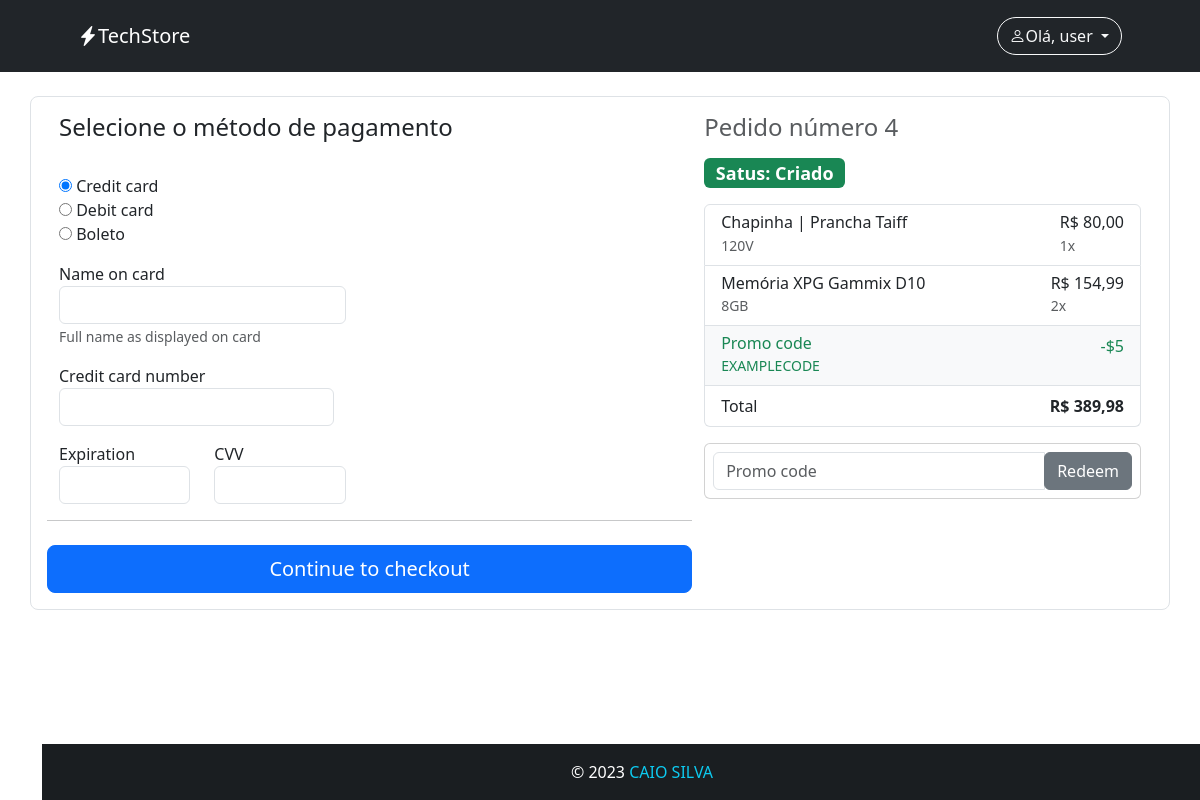
/pagar/4/ (signed in), run on an earlier commit of the app's database.
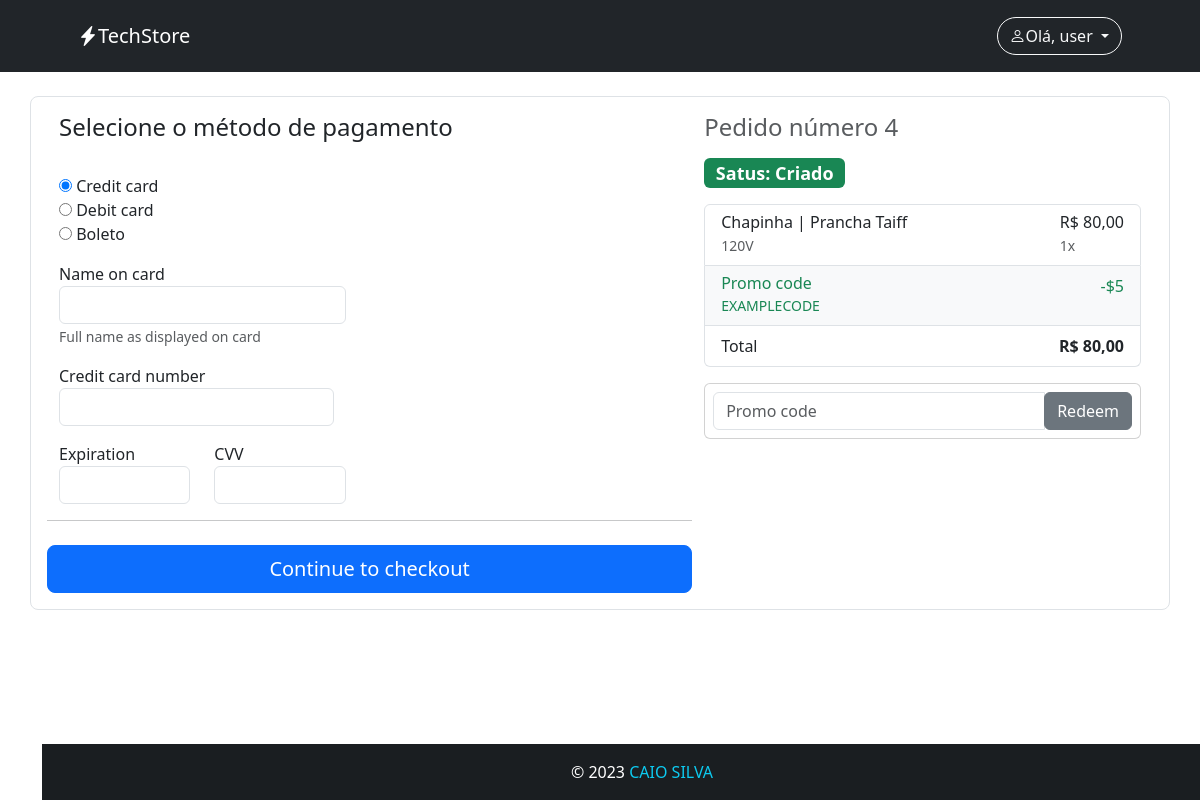
And on a later commit of the database.
### apps/pedido/models.py (models this page shows, shortened)
class ItemPedido(models.Model):
    pedido = models.ForeignKey(Pedido, on_delete=models.CASCADE)
    produto = models.CharField(max_length=255)
    produto_id = models.PositiveIntegerField()
    varicao = models.CharField(max_length=255)
    varicao_id = models.PositiveIntegerField()
    preco = models.FloatField()
    quantidade = models.PositiveIntegerField()
    imagem = models.CharField(max_length=2000)
    class Meta:
        verbose_name = 'Item do pedido'
        verbose_name_plural = 'Itens do pedido'

class Pedido(models.Model):
    status_choices = (
        ('A', 'Aprovado'),
        ('C', 'Criado'),
        ('R', 'Reprovado'),
        ('P', 'Pendente'),
        ('E', 'Enviado'),
        ('F', 'Finalizado'),
        )
    usuario = models.ForeignKey(User, on_delete=models.DO_NOTHING)
    total = models.FloatField()
    qtd_total = models.IntegerField()
    data = models.DateTimeField(auto_now_add=True)
    status = models.CharField(max_length=1, choices=status_choices, default='C')

### apps/pedido/views.py (the view, shortened to what this page needs)
# urls.py: path('pagar/<int:pk>/', views.Pagar.as_view(), name='pagar'),
class Pagar(LoginRequiredMixin, DetailView):
    template_name = 'pagar.html'
    model = Pedido
    context_object_name = 'pedido'

### apps/pedido/templates/pagar.html (shortened to what this page needs)
{% extends 'base.html' %}
{% load filtros %}
{% block conteudo %}
<div class="row border rounded-3 p-3">
    <div class="col-md-5 order-md-2 mb-4">
      <h4 class="d-flex justify-content-between align-items-center mb-3">
        <span class="text-muted">Pedido número {{pedido.pk}}</span>
      </h4>
      <h4 class="d-flex justify-content-between align-items-center mb-3">
        <span class="badge text-bg-success">Satus: {{pedido.get_status_display}}</span>
      </h4>
      <ul class="list-group mb-3">
        {% for item in pedido.itempedido_set.all %}
        <li class="list-group-item d-flex justify-content-between lh-condensed">
          <div>
            <h6 class="my-0">{{item.produto}}</h6>
            <small class="text-muted">{{item.varicao}}</small>
          </div>
          <div>
            <h6 class="my-0">{{item.preco|formata_preco}}</h6>
            <small class="text-muted">{{item.quantidade}}x</small>
          </div>
        </li>
        {% endfor %}
        <li class="list-group-item d-flex justify-content-between bg-light">
          <div class="text-success">
            <h6 class="my-0">Promo code</h6>
            <small>EXAMPLECODE</small>
          </div>
          <span class="text-success">-$5</span>
        </li>
        <li class="list-group-item d-flex justify-content-between">
          <span>Total</span>
          <strong>{{pedido.total|formata_preco}}</strong>
        </li>
      </ul>
      <form class="card p-2">
        <div class="input-group">
          <input type="text" class="form-control" placeholder="Promo code">
          <div class="input-group-append">
            <button type="submit" class="btn btn-secondary">Redeem</button>
          </div>
        </div>
      </form>
    </div>
    <div class="col-md-7 order-md-1">
      <h4 class="mb-3">Selecione o método de pagamento</h4>
      <form class="needs-validation" novalidate="">
        <div class="row">
        <div class="d-block my-3">
          <div class="custom-control custom-radio">
            <input id="credit" name="paymentMethod" type="radio" class="custom-control-input" checked="" required="">
            <label class="custom-control-label" for="credit">Credit card</label>
          </div>
          <div class="custom-control custom-radio">
            <input id="debit" name="paymentMethod" type="radio" class="custom-control-input" required="">
            <label class="custom-control-label" for="debit">Debit card</label>
          </div>
          <div class="custom-control custom-radio">
            <input id="paypal" name="paymentMethod" type="radio" class="custom-control-input" required="">
            <label class="custom-control-label" for="paypal">Boleto</label>
          </div>
        </div>
        <div class="row">
          <div class="col-md-6 mb-3">
            <label for="cc-name">Name on card</label>
            <input type="text" class="form-control" id="cc-name" placeholder="" required="">
            <small class="text-muted">Full name as displayed on card</small>
          </div>
          <div class="row">
            <div class="col-md-6 mb-3">
              <label for="cc-number">Credit card number</label>
              <input type="text" class="form-control" id="cc-number" placeholder="" required="">
            </div>
          </div>
        </div>
        <div class="row">
          <div class="col-md-3 mb-3">
            <label for="cc-expiration">Expiration</label>
            <input type="text" class="form-control" id="cc-expiration" placeholder="" required="">
          </div>
          <div class="col-md-3 mb-3">
            <label for="cc-cvv">CVV</label>
            <input type="text" class="form-control" id="cc-cvv" placeholder="" required="">
          </div>
        </div>
        <hr class="mb-4">
        <button class="btn btn-primary btn-lg btn-block" type="submit">Continue to checkout</button>
      </form>
    </div>
  </div>
{% endblock conteudo %}

What changed in the data, as far as the page shows it:
removed ItemPedido: produto "Memória XPG Gammix D10", varicao "8GB", preco "R$ 154,99", quantidade "2"
changed Pedido "Criado": total "R$ 389,98" → "R$ 80,00"
